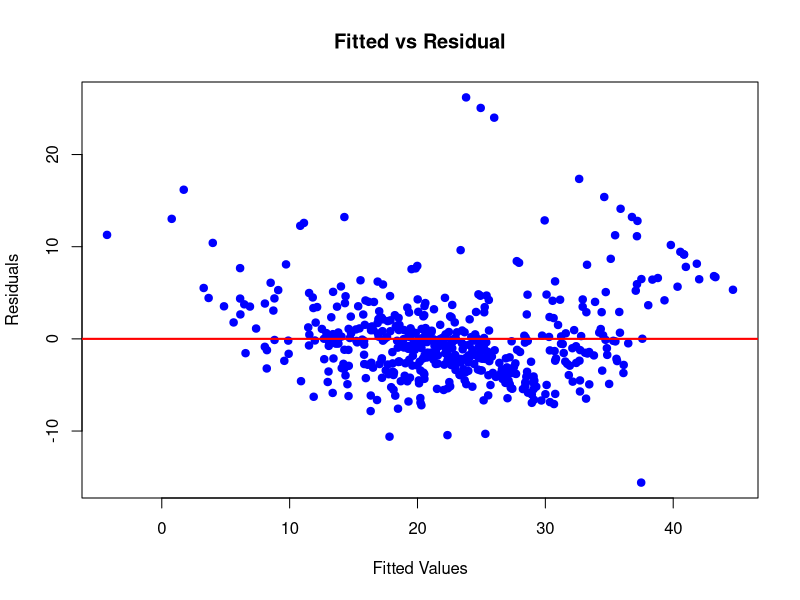
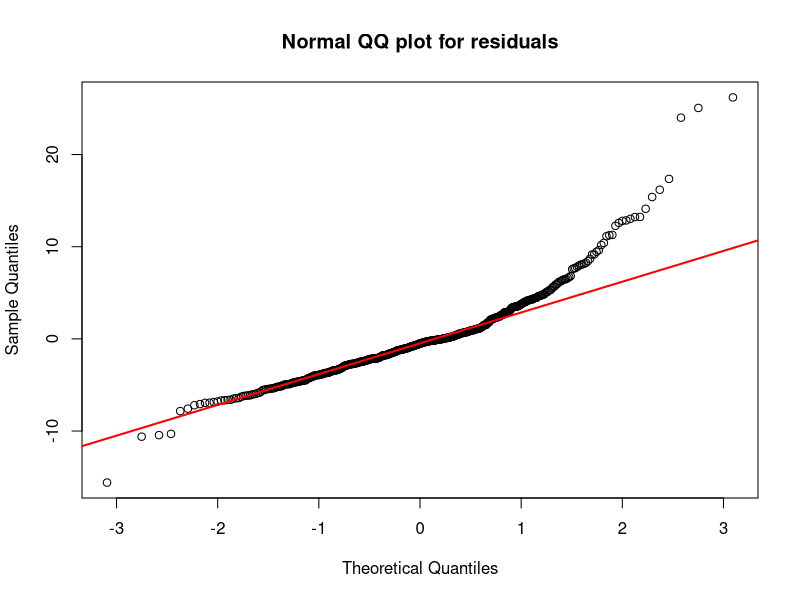

Source code (R) for these figures, in order:
library(MASS)
data("Boston")

model_a <- lm(medv~.,data = Boston)
summary(model_a)

plot(fitted(model_a), residuals(model_a),
     xlab = "Fitted Values",
     ylab = "Residuals",
     main = "Fitted vs Residual",
     pch = 19,
     col = "blue")

abline(h=0, col = "red", lwd = 2)

qqnorm(residuals(model_a), main = "Normal QQ plot for residuals")
qqline(residuals(model_a), col = "red", lwd = 2)

#Points close to the red line → residuals are approximately normal.
#Points deviate at the tails → heavy tails, skewness, or outliers.

shapiro_result <- shapiro.test(residuals(model_a))
shapiro_result

#H0 : Residuals are normally distributed.
#H1 : Residuals are not normally distributed

library(lmtest)

dw_test <- dwtest(model_a)
dw_test

# H0 : Residuals are uncorrelated (no autocorrelation).
# H1 : Residuals are positively autocorrelated.

library(car)

vif_test <- vif(model_a)
vif_test

# VIF	    Interpretation
# 1	      No correlation
# 1–5	    Moderate correlation (acceptable)
# 5–10	  High correlation (concerning)
# > 10	  Severe multicollinearity (problematic)

#A random scatter of points with constant spread across all fitted values.

#The VIF output from car::vif() warns about highly correlated predictors.
